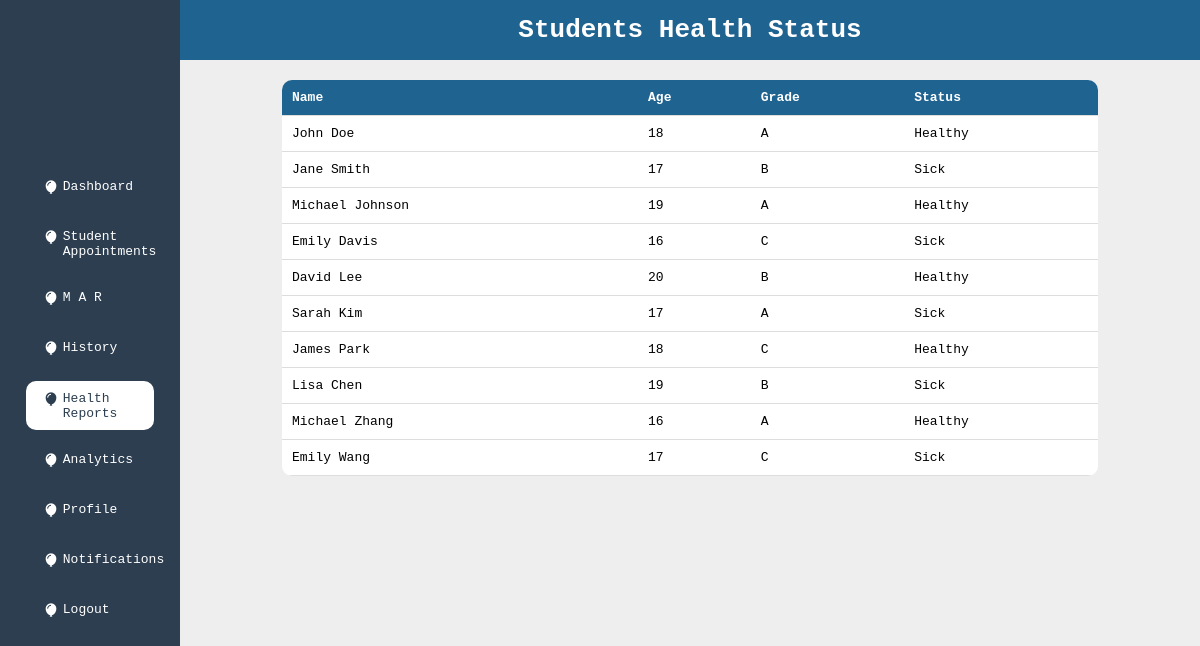
The page /Doctors/student_health_reports.php on the database its author committed.
### tables this page shows
CREATE TABLE `student_records` (
  `id` int(11) NOT NULL,
  `name` varchar(255) NOT NULL,
  `age` int(11) NOT NULL,
  `grade` varchar(10) NOT NULL,
  `is_sick` tinyint(1) NOT NULL
);

### Doctors/student_health_reports.php (the view, shortened to what this page needs)
<!DOCTYPE html>
<html lang="en">
<head>
    <link href='https://unpkg.com/boxicons@2.1.4/css/boxicons.min.css' rel='stylesheet'>
</head>
<body>
<aside class="sideMenu">
    <div>
        <a href="./dashboard.php" class="sideLinks">
            <span><i class='bx bxs-balloon'></i></span>
            <span>Dashboard</span>
        </a>
        <a href="./student_appointments.php" class="sideLinks">
            <span><i class='bx bxs-balloon'></i></span>
            <span>Student Appointments</span>
        </a>
        <a href="./medicalAssistance_requests.php" class="sideLinks">
            <span><i class='bx bxs-balloon'></i></span>
            <span>M A R</span>
        </a>
        <a href="./history.php" class="sideLinks">
            <span><i class='bx bxs-balloon'></i></span>
            <span>History</span>
        </a>
        <a href="./student_health_reports.php" class="sideLinks sideLinksActive">
            <span><i class='bx bxs-balloon'></i></span>
            <span>Health Reports</span>
        </a>
        <a href="./analytics.php" class="sideLinks">
            <span><i class='bx bxs-balloon'></i></span>
            <span>Analytics</span>
        </a>
        <a href="./profile.php" class="sideLinks">
            <span><i class='bx bxs-balloon'></i></span>
            <span>Profile</span>
        </a>
        <a href="./notifications.php" class="sideLinks">
            <span><i class='bx bxs-balloon'></i></span>
            <span>Notifications</span>
        </a>
        <a href="./logout.php" class="sideLinks">
            <span><i class='bx bxs-balloon'></i></span>
            <span>Logout</span>
        </a>
    </div>
</aside>
<main>
    <div class="main">
        <header class="header">
            <h1>Students Health Status</h1>
        </header>
        <div class="main-content">
            <table>
                <thead>
                    <tr>
                        <th>Name</th>
                        <th>Age</th>
                        <th>Grade</th>
                        <th>Status</th>
                    </tr>
                </thead>
                <tbody>
                      <?php
                      $servername = "localhost";
                      $username = "root";
                      $password = "";
                      $dbname = "sms";
                      $conn = new mysqli($servername, $username, $password, $dbname);
                      $sql = "SELECT name, age, grade, is_sick FROM student_records";
                      $result = $conn->query($sql);
                      if ($result->num_rows > 0) {
                          while ($row = $result->fetch_assoc()) {
                              echo "<tr>";
                              echo "<td>" . $row["name"] . "</td>";
                              echo "<td>" . $row["age"] . "</td>";
                              echo "<td>" . $row["grade"] . "</td>";
                              echo "<td>" . ($row["is_sick"] ? "Sick" : "Healthy") . "</td>";
                              echo "</tr>";
                          }
                      } else {
                          echo "<tr><td colspan='4'>No student health reports found</td></tr>";
                      }
                      ?>
                </tbody>
            </table>
        </div>
    </div>
</main>
</body>
</html>

### Doctors/student_health_reports.php (style rules this page uses)
* { padding: 0; margin: 0; box-sizing: border-box; font-family: monospace; }
body { position: relative; background: #eee; }
.sideMenu { background: #2c3e50; width: 15%; top: 0; left: 0; bottom: 0; color: #fff; position: fixed; padding: 1rem 2rem; display: flex; flex-direction: column; justify-content: center; overflow-y: auto; }
.sideLinks { color: #fff; padding: .7rem 1rem; text-decoration: none; display: flex; border-radius: 10px; margin: 1rem 0; }
.sideLinks i { margin: 0 .3rem; }
.sideLinksActive { background: #fff; color: #2c3e50; }
main { width: 85%; float: right; }
.header { display: flex; justify-content: center; align-items: center; padding: 15px; background-color: #1f6391; color: white; }
.main-content { margin: 20px auto; width: 80%; }
table { width: 100%; border-collapse: collapse; margin-bottom: 20px; background: #fff; border-radius: 10px; overflow: hidden; }
th, td { padding: 10px; text-align: left; border-bottom: 1px solid #ddd; }
th { background-color: #1f6391; color: white; }

### rows shown on the page
student_records: name "John Doe", age "18", grade "A", is_sick "Healthy"
student_records: name "Jane Smith", age "17", grade "B", is_sick "Sick"
student_records: name "Michael Johnson", age "19", grade "A", is_sick "Healthy"
student_records: name "Emily Davis", age "16", grade "C", is_sick "Sick"
student_records: name "David Lee", age "20", grade "B", is_sick "Healthy"
student_records: name "Sarah Kim", age "17", grade "A", is_sick "Sick"
student_records: name "James Park", age "18", grade "C", is_sick "Healthy"
student_records: name "Lisa Chen", age "19", grade "B", is_sick "Sick"
student_records: name "Michael Zhang", age "16", grade "A", is_sick "Healthy"
student_records: name "Emily Wang", age "17", grade "C", is_sick "Sick"
